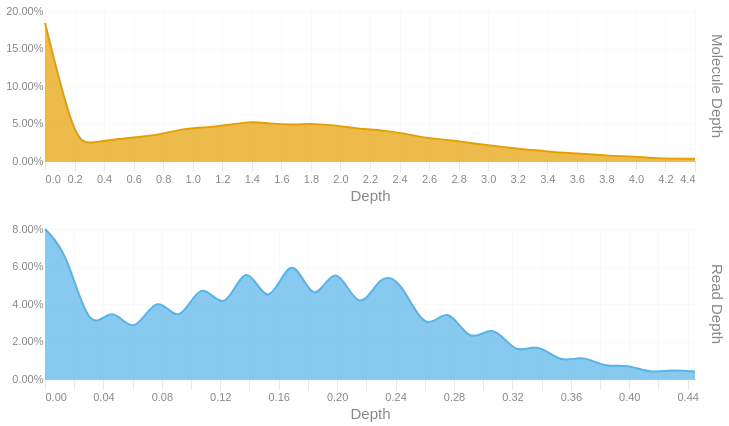

Source (notebook cell):
### Code cell
readdep = depth_hist(tb['Read Depth'], q99, 3)
readdep = readdep.with_columns(pl.lit('Read Depth').alias('Metric'))
if not SKIPLR:
    moldep = depth_hist(tb['Molecule Depth'], mol_q99, 1)
    moldep = moldep.with_columns(pl.lit('Molecule Depth').alias('Metric'))
    _hist = pl.concat([readdep, moldep])
    _hist = _hist.filter(pl.col('Proportion') != 0)
    with SafeRender(_hist):
        (
            alt.Chart(_hist)        
            .mark_area(interpolate = "basis")
            .encode(
                x=alt.X('Bin:Q').scale(domainMin=0).axis(alt.Axis(title='Depth')),
                y = alt.Y('Proportion:Q', title = None).axis(format = '.2%'),
                color = alt.Color('Metric:N').legend(None),
                row = alt.Row("Metric:N").header(title = None, labelOrient = 'right'),
                tooltip = [
                    alt.Tooltip("Metric:N", title = "Metric"),
                    alt.Tooltip('Interval:N', title = "Depth Interval"),
                    alt.Tooltip('Proportion:Q', title = "% Alignments").format('.2%')
                ]
            )
            .resolve_scale(x='independent', y='independent')
            .properties(
                height = 150, width = 650,
                usermeta={'embedOptions': {'downloadFileName': f'{samplename}.depth.hist'}}
            )
        ).display()
else:
    readdep = readdep.filter(pl.col('Proportion') != 0)
    with SafeRender(readdep):
        (
            alt.Chart(readdep)        
            .mark_area(interpolate = "basis")
            .encode(
                x=alt.X('Bin:Q').scale(domainMin=0).axis(alt.Axis(title='Depth')),
                y = alt.Y('Proportion:Q', title = None).axis(format = '.2%'),
                tooltip = [
                    alt.Tooltip('Interval:N', title = "Depth Interval"),
                    alt.Tooltip('Proportion:Q', title = "% Alignments").format('.2%')
                ]
            )
            .properties(
                usermeta={'embedOptions': {'downloadFileName': f'{samplename}.depth.hist'}}
            )
        ).display()

### Figure 1 — Vega-Lite specification as saved in the notebook (floating-point values rounded to 4 significant figures)
{"width": 650, "height": 150, "config": {"title": {"anchor": "start", "dy": -15, "fontSize": 18, "color": "#888888", "subtitleColor": "#888888", "subtitleFontSize": 14}, "arc": {"fill": "#0072B2"}, "axis": {"domainColor": "#888888", "domainWidth": 0.5, "gridWidth": 0.2, "grid": false, "titleFontWeight": 400, "titleFontSize": 15, "labelFontSize": 11, "labelColor": "#888888", "tickColor": "#888888", "tickWidth": 0.2, "titleColor": "#888888"}, "axisBand": {"grid": false}, "axisX": {"grid": true, "tickSize": 10, "domainCap": "round"}, "axisY": {"domain": false, "grid": true, "tickSize": 0, "domainCap": "round"}, "background": "transparent", "header": {"labelFontSize": 15, "labelColor": "#888888", "titleFontSize": 15, "titleFontWeight": 600, "titleColor": "#888888"}, "legend": {"labelFont": "sans-serif", "labelFontSize": 12, "labelColor": "#888888", "symbolSize": 100, "symbolType": "circle", "titleFontSize": 12, "titlePadding": 10, "titleColor": "#888888", "title": null}, "range": {"category": ["#E69F00", "#56B4E9", "#009E73", "#F0E442", "#0072B2", "#D55E00", "#CC79A7", "#000000"], "diverging": ["#cfe8f3", "#a2d4ec", "#73bfe2", "#46abdb", "#1696d2", "#12719e"]}, "area": {"fill": "#0072B2", "fillOpacity": 0.7, "line": true, "strokeOpacity": 0.7}, "line": {"color": "#0072B2", "stroke": "#0072B2", "strokeWidth": 2}, "trail": {"color": "#0072B2", "stroke": "#0072B2", "strokeWidth": 0, "size": 1}, "point": {"filled": true, "fillOpacity": 1.0, "size": 95}, "text": {"color": "#888888", "fontSize": 11, "align": "right", "fontWeight": 400, "size": 11}, "bar": {"fill": "#0072B2", "stroke": null}, "view": {"stroke": null, "continuousWidth": 660, "continuousHeight": 400}}, "data": {"name": "data-ab4ef65d353c831307563706fd4ae14e"}, "mark": {"type": "area", "interpolate": "basis"}, "encoding": {"color": {"field": "Metric", "legend": null, "type": "nominal"}, "row": {"field": "Metric", "header": {"title": null, "labelOrient": "right"}, "type": "nominal"}, "tooltip": [{"field": "Metric", "title": "Metric", "type": "nominal"}, {"field": "Interval", "title": "Depth Interval", "type": "nominal"}, {"field": "Proportion", "format": ".2%", "title": "% Alignments", "type": "quantitative"}], "x": {"axis": {"title": "Depth"}, "field": "Bin", "scale": {"domainMin": 0}, "type": "quantitative"}, "y": {"axis": {"format": ".2%"}, "field": "Proportion", "title": null, "type": "quantitative"}}, "resolve": {"scale": {"x": "independent", "y": "independent"}}, "usermeta": {"embedOptions": {"downloadFileName": "TF26LRJL0076_50B_L_10484332_23Y22YLT4_L7.depth.hist"}}, "$schema": "https://vega.github.io/schema/vega-lite/v6.4.1.json", "datasets": {"data-ab4ef65d353c831307563706fd4ae14e": [{"Bin": 0.0, "Interval": "0.0-0.015", "Proportion": 0.08, "Metric": "Read Depth"}, {"Bin": 0.015, "Interval": "0.015-0.031", "Proportion": 0.068, "Metric": "Read Depth"}, {"Bin": 0.031, "Interval": "0.031-0.046", "Proportion": 0.022, "Metric": "Read Depth"}, {"Bin": 0.046, "Interval": "0.046-0.061", "Proportion": 0.041, "Metric": "Read Depth"}, {"Bin": 0.061, "Interval": "0.061-0.077", "Proportion": 0.021, "Metric": "Read Depth"}, {"Bin": 0.077, "Interval": "0.077-0.092", "Proportion": 0.048, "Metric": "Read Depth"}, {"Bin": 0.092, "Interval": "0.092-0.107", "Proportion": 0.026, "Metric": "Read Depth"}, {"Bin": 0.107, "Interval": "0.107-0.123", "Proportion": 0.056, "Metric": "Read Depth"}, {"Bin": 0.123, "Interval": "0.123-0.138", "Proportion": 0.032, "Metric": "Read Depth"}, {"Bin": 0.138, "Interval": "0.138-0.153", "Proportion": 0.067, "Metric": "Read Depth"}, {"Bin": 0.153, "Interval": "0.153-0.169", "Proportion": 0.033, "Metric": "Read Depth"}, {"Bin": 0.169, "Interval": "0.169-0.184", "Proportion": 0.072, "Metric": "Read Depth"}, {"Bin": 0.184, "Interval": "0.184-0.199", "Proportion": 0.035, "Metric": "Read Depth"}, {"Bin": 0.199, "Interval": "0.199-0.215", "Proportion": 0.066, "Metric": "Read Depth"}, {"Bin": 0.215, "Interval": "0.215-0.23", "Proportion": 0.032, "Metric": "Read Depth"}, {"Bin": 0.23, "Interval": "0.23-0.245", "Proportion": 0.058, "Metric": "Read Depth"}, {"Bin": 0.245, "Interval": "0.245-0.261", "Proportion": 0.051, "Metric": "Read Depth"}, {"Bin": 0.261, "Interval": "0.261-0.276", "Proportion": 0.023, "Metric": "Read Depth"}, {"Bin": 0.276, "Interval": "0.276-0.291", "Proportion": 0.041, "Metric": "Read Depth"}, {"Bin": 0.291, "Interval": "0.291-0.307", "Proportion": 0.017, "Metric": "Read Depth"}, {"Bin": 0.307, "Interval": "0.307-0.322", "Proportion": 0.031, "Metric": "Read Depth"}, {"Bin": 0.322, "Interval": "0.322-0.337", "Proportion": 0.012, "Metric": "Read Depth"}, {"Bin": 0.337, "Interval": "0.337-0.353", "Proportion": 0.02, "Metric": "Read Depth"}, {"Bin": 0.353, "Interval": "0.353-0.368", "Proportion": 0.008, "Metric": "Read Depth"}, {"Bin": 0.368, "Interval": "0.368-0.383", "Proportion": 0.013, "Metric": "Read Depth"}, {"Bin": 0.383, "Interval": "0.383-0.399", "Proportion": 0.006, "Metric": "Read Depth"}, {"Bin": 0.399, "Interval": "0.399-0.414", "Proportion": 0.008, "Metric": "Read Depth"}, {"Bin": 0.414, "Interval": "0.414-0.429", "Proportion": 0.003, "Metric": "Read Depth"}, {"Bin": 0.429, "Interval": "0.429-0.445", "Proportion": 0.005, "Metric": "Read Depth"}, {"Bin": 0.445, "Interval": "0.445-0.46", "Proportion": 0.004, "Metric": "Read Depth"}, {"Bin": 0.0, "Interval": "0.0-0.2", "Proportion": 0.184, "Metric": "Molecule Depth"}, {"Bin": 0.2, "Interval": "0.2-0.3", "Proportion": 0.026, "Metric": "Molecule Depth"}, {"Bin": 0.3, "Interval": "0.3-0.5", "Proportion": 0.023, "Metric": "Molecule Depth"}, {"Bin": 0.5, "Interval": "0.5-0.6", "Proportion": 0.03, "Metric": "Molecule Depth"}, {"Bin": 0.6, "Interval": "0.6-0.8", "Proportion": 0.031, "Metric": "Molecule Depth"}, {"Bin": 0.8, "Interval": "0.8-0.9", "Proportion": 0.036, "Metric": "Molecule Depth"}, {"Bin": 0.9, "Interval": "0.9-1.1", "Proportion": 0.042, "Metric": "Molecule Depth"}, {"Bin": 1.1, "Interval": "1.1-1.2", "Proportion": 0.045, "Metric": "Molecule Depth"}, {"Bin": 1.2, "Interval": "1.2-1.4", "Proportion": 0.047, "Metric": "Molecule Depth"}, {"Bin": 1.4, "Interval": "1.4-1.5", "Proportion": 0.053, "Metric": "Molecule Depth"}, {"Bin": 1.5, "Interval": "1.5-1.7", "Proportion": 0.05, "Metric": "Molecule Depth"}, {"Bin": 1.7, "Interval": "1.7-1.8", "Proportion": 0.048, "Metric": "Molecule Depth"}, {"Bin": 1.8, "Interval": "1.8-2.0", "Proportion": 0.05, "Metric": "Molecule Depth"}, {"Bin": 2.0, "Interval": "2.0-2.1", "Proportion": 0.047, "Metric": "Molecule Depth"}, {"Bin": 2.1, "Interval": "2.1-2.3", "Proportion": 0.043, "Metric": "Molecule Depth"}, {"Bin": 2.3, "Interval": "2.3-2.5", "Proportion": 0.041, "Metric": "Molecule Depth"}, {"Bin": 2.5, "Interval": "2.5-2.6", "Proportion": 0.034, "Metric": "Molecule Depth"}, {"Bin": 2.6, "Interval": "2.6-2.8", "Proportion": 0.03, "Metric": "Molecule Depth"}, {"Bin": 2.8, "Interval": "2.8-2.9", "Proportion": 0.027, "Metric": "Molecule Depth"}, {"Bin": 2.9, "Interval": "2.9-3.1", "Proportion": 0.023, "Metric": "Molecule Depth"}, {"Bin": 3.1, "Interval": "3.1-3.2", "Proportion": 0.019, "Metric": "Molecule Depth"}, {"Bin": 3.2, "Interval": "3.2-3.4", "Proportion": 0.016, "Metric": "Molecule Depth"}, {"Bin": 3.4, "Interval": "3.4-3.5", "Proportion": 0.013, "Metric": "Molecule Depth"}, {"Bin": 3.5, "Interval": "3.5-3.7", "Proportion": 0.011, "Metric": "Molecule Depth"}, {"Bin": 3.7, "Interval": "3.7-3.8", "Proportion": 0.009, "Metric": "Molecule Depth"}, {"Bin": 3.8, "Interval": "3.8-4.0", "Proportion": 0.007, "Metric": "Molecule Depth"}, {"Bin": 4.0, "Interval": "4.0-4.1", "Proportion": 0.006, "Metric": "Molecule Depth"}, {"Bin": 4.1, "Interval": "4.1-4.3", "Proportion": 0.004, "Metric": "Molecule Depth"}, {"Bin": 4.3, "Interval": "4.3-4.4", "Proportion": 0.003, "Metric": "Molecule Depth"}, {"Bin": 4.4, "Interval": "4.4-4.6", "Proportion": 0.003, "Metric": "Molecule Depth"}]}}
